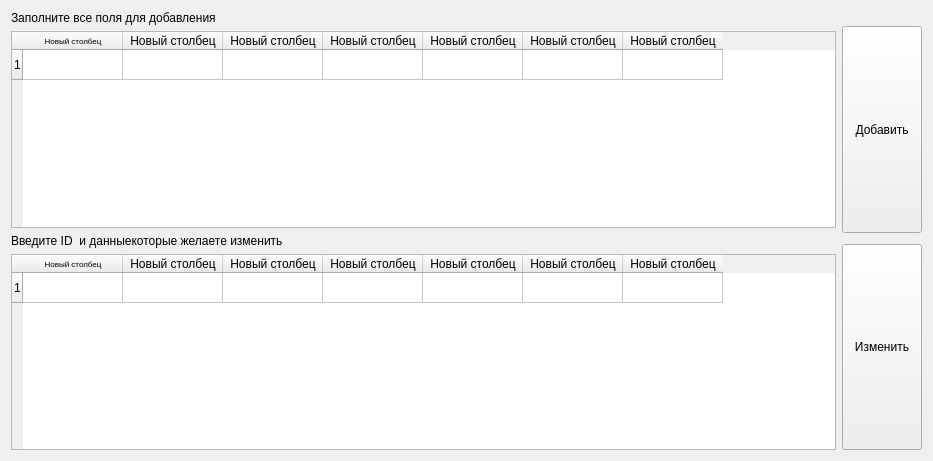
<?xml version="1.0" encoding="UTF-8"?>
<ui version="4.0">
 <class>Form</class>
 <widget class="QWidget" name="Form">
  <property name="enabled">
   <bool>true</bool>
  </property>
  <property name="geometry">
   <rect>
    <x>0</x>
    <y>0</y>
    <width>933</width>
    <height>461</height>
   </rect>
  </property>
  <property name="sizePolicy">
   <sizepolicy hsizetype="Fixed" vsizetype="Fixed">
    <horstretch>0</horstretch>
    <verstretch>0</verstretch>
   </sizepolicy>
  </property>
  <property name="windowTitle">
   <string>Редактор</string>
  </property>
  <property name="autoFillBackground">
   <bool>false</bool>
  </property>
  <layout class="QHBoxLayout" name="horizontalLayout">
   <item>
    <layout class="QVBoxLayout" name="verticalLayout_2">
     <item>
      <widget class="QLabel" name="label">
       <property name="text">
        <string>Заполните все поля для добавления </string>
       </property>
      </widget>
     </item>
     <item>
      <widget class="QTableWidget" name="tableWidget">
       <property name="sizePolicy">
        <sizepolicy hsizetype="Preferred" vsizetype="MinimumExpanding">
         <horstretch>0</horstretch>
         <verstretch>0</verstretch>
        </sizepolicy>
       </property>
       <row>
        <property name="text">
         <string>1</string>
        </property>
       </row>
       <column>
        <property name="text">
         <string>Новый столбец</string>
        </property>
        <property name="font">
         <font>
          <pointsize>6</pointsize>
         </font>
        </property>
       </column>
       <column>
        <property name="text">
         <string>Новый столбец</string>
        </property>
       </column>
       <column>
        <property name="text">
         <string>Новый столбец</string>
        </property>
       </column>
       <column>
        <property name="text">
         <string>Новый столбец</string>
        </property>
       </column>
       <column>
        <property name="text">
         <string>Новый столбец</string>
        </property>
       </column>
       <column>
        <property name="text">
         <string>Новый столбец</string>
        </property>
       </column>
       <column>
        <property name="text">
         <string>Новый столбец</string>
        </property>
       </column>
       <item row="0" column="0">
        <property name="text">
         <string/>
        </property>
        <property name="flags">
         <set>ItemIsSelectable|ItemIsEditable|ItemIsDragEnabled|ItemIsDropEnabled|ItemIsUserCheckable|ItemIsEnabled|ItemIsTristate</set>
        </property>
       </item>
      </widget>
     </item>
     <item>
      <widget class="QLabel" name="label_2">
       <property name="text">
        <string>Введите ID  и данныекоторые желаете изменить</string>
       </property>
      </widget>
     </item>
     <item>
      <widget class="QTableWidget" name="tableWidget_2">
       <property name="sizePolicy">
        <sizepolicy hsizetype="Expanding" vsizetype="MinimumExpanding">
         <horstretch>0</horstretch>
         <verstretch>0</verstretch>
        </sizepolicy>
       </property>
       <row>
        <property name="text">
         <string>1</string>
        </property>
       </row>
       <column>
        <property name="text">
         <string>Новый столбец</string>
        </property>
        <property name="font">
         <font>
          <pointsize>6</pointsize>
         </font>
        </property>
       </column>
       <column>
        <property name="text">
         <string>Новый столбец</string>
        </property>
       </column>
       <column>
        <property name="text">
         <string>Новый столбец</string>
        </property>
       </column>
       <column>
        <property name="text">
         <string>Новый столбец</string>
        </property>
       </column>
       <column>
        <property name="text">
         <string>Новый столбец</string>
        </property>
       </column>
       <column>
        <property name="text">
         <string>Новый столбец</string>
        </property>
       </column>
       <column>
        <property name="text">
         <string>Новый столбец</string>
        </property>
       </column>
       <item row="0" column="0">
        <property name="text">
         <string/>
        </property>
        <property name="flags">
         <set>ItemIsSelectable|ItemIsEditable|ItemIsDragEnabled|ItemIsUserCheckable|ItemIsEnabled</set>
        </property>
       </item>
      </widget>
     </item>
    </layout>
   </item>
   <item>
    <layout class="QVBoxLayout" name="verticalLayout">
     <item>
      <spacer name="verticalSpacer">
       <property name="orientation">
        <enum>Qt::Vertical</enum>
       </property>
       <property name="sizeType">
        <enum>QSizePolicy::Minimum</enum>
       </property>
       <property name="sizeHint" stdset="0">
        <size>
         <width>20</width>
         <height>15</height>
        </size>
       </property>
      </spacer>
     </item>
     <item>
      <widget class="QPushButton" name="pushButton_2">
       <property name="sizePolicy">
        <sizepolicy hsizetype="Fixed" vsizetype="Expanding">
         <horstretch>0</horstretch>
         <verstretch>0</verstretch>
        </sizepolicy>
       </property>
       <property name="text">
        <string>Добавить</string>
       </property>
      </widget>
     </item>
     <item>
      <spacer name="verticalSpacer_3">
       <property name="orientation">
        <enum>Qt::Vertical</enum>
       </property>
       <property name="sizeType">
        <enum>QSizePolicy::Minimum</enum>
       </property>
       <property name="sizeHint" stdset="0">
        <size>
         <width>20</width>
         <height>5</height>
        </size>
       </property>
      </spacer>
     </item>
     <item>
      <widget class="QPushButton" name="pushButton">
       <property name="sizePolicy">
        <sizepolicy hsizetype="Minimum" vsizetype="MinimumExpanding">
         <horstretch>0</horstretch>
         <verstretch>0</verstretch>
        </sizepolicy>
       </property>
       <property name="text">
        <string>Изменить</string>
       </property>
      </widget>
     </item>
    </layout>
   </item>
  </layout>
 </widget>
 <resources/>
 <connections/>
</ui>
